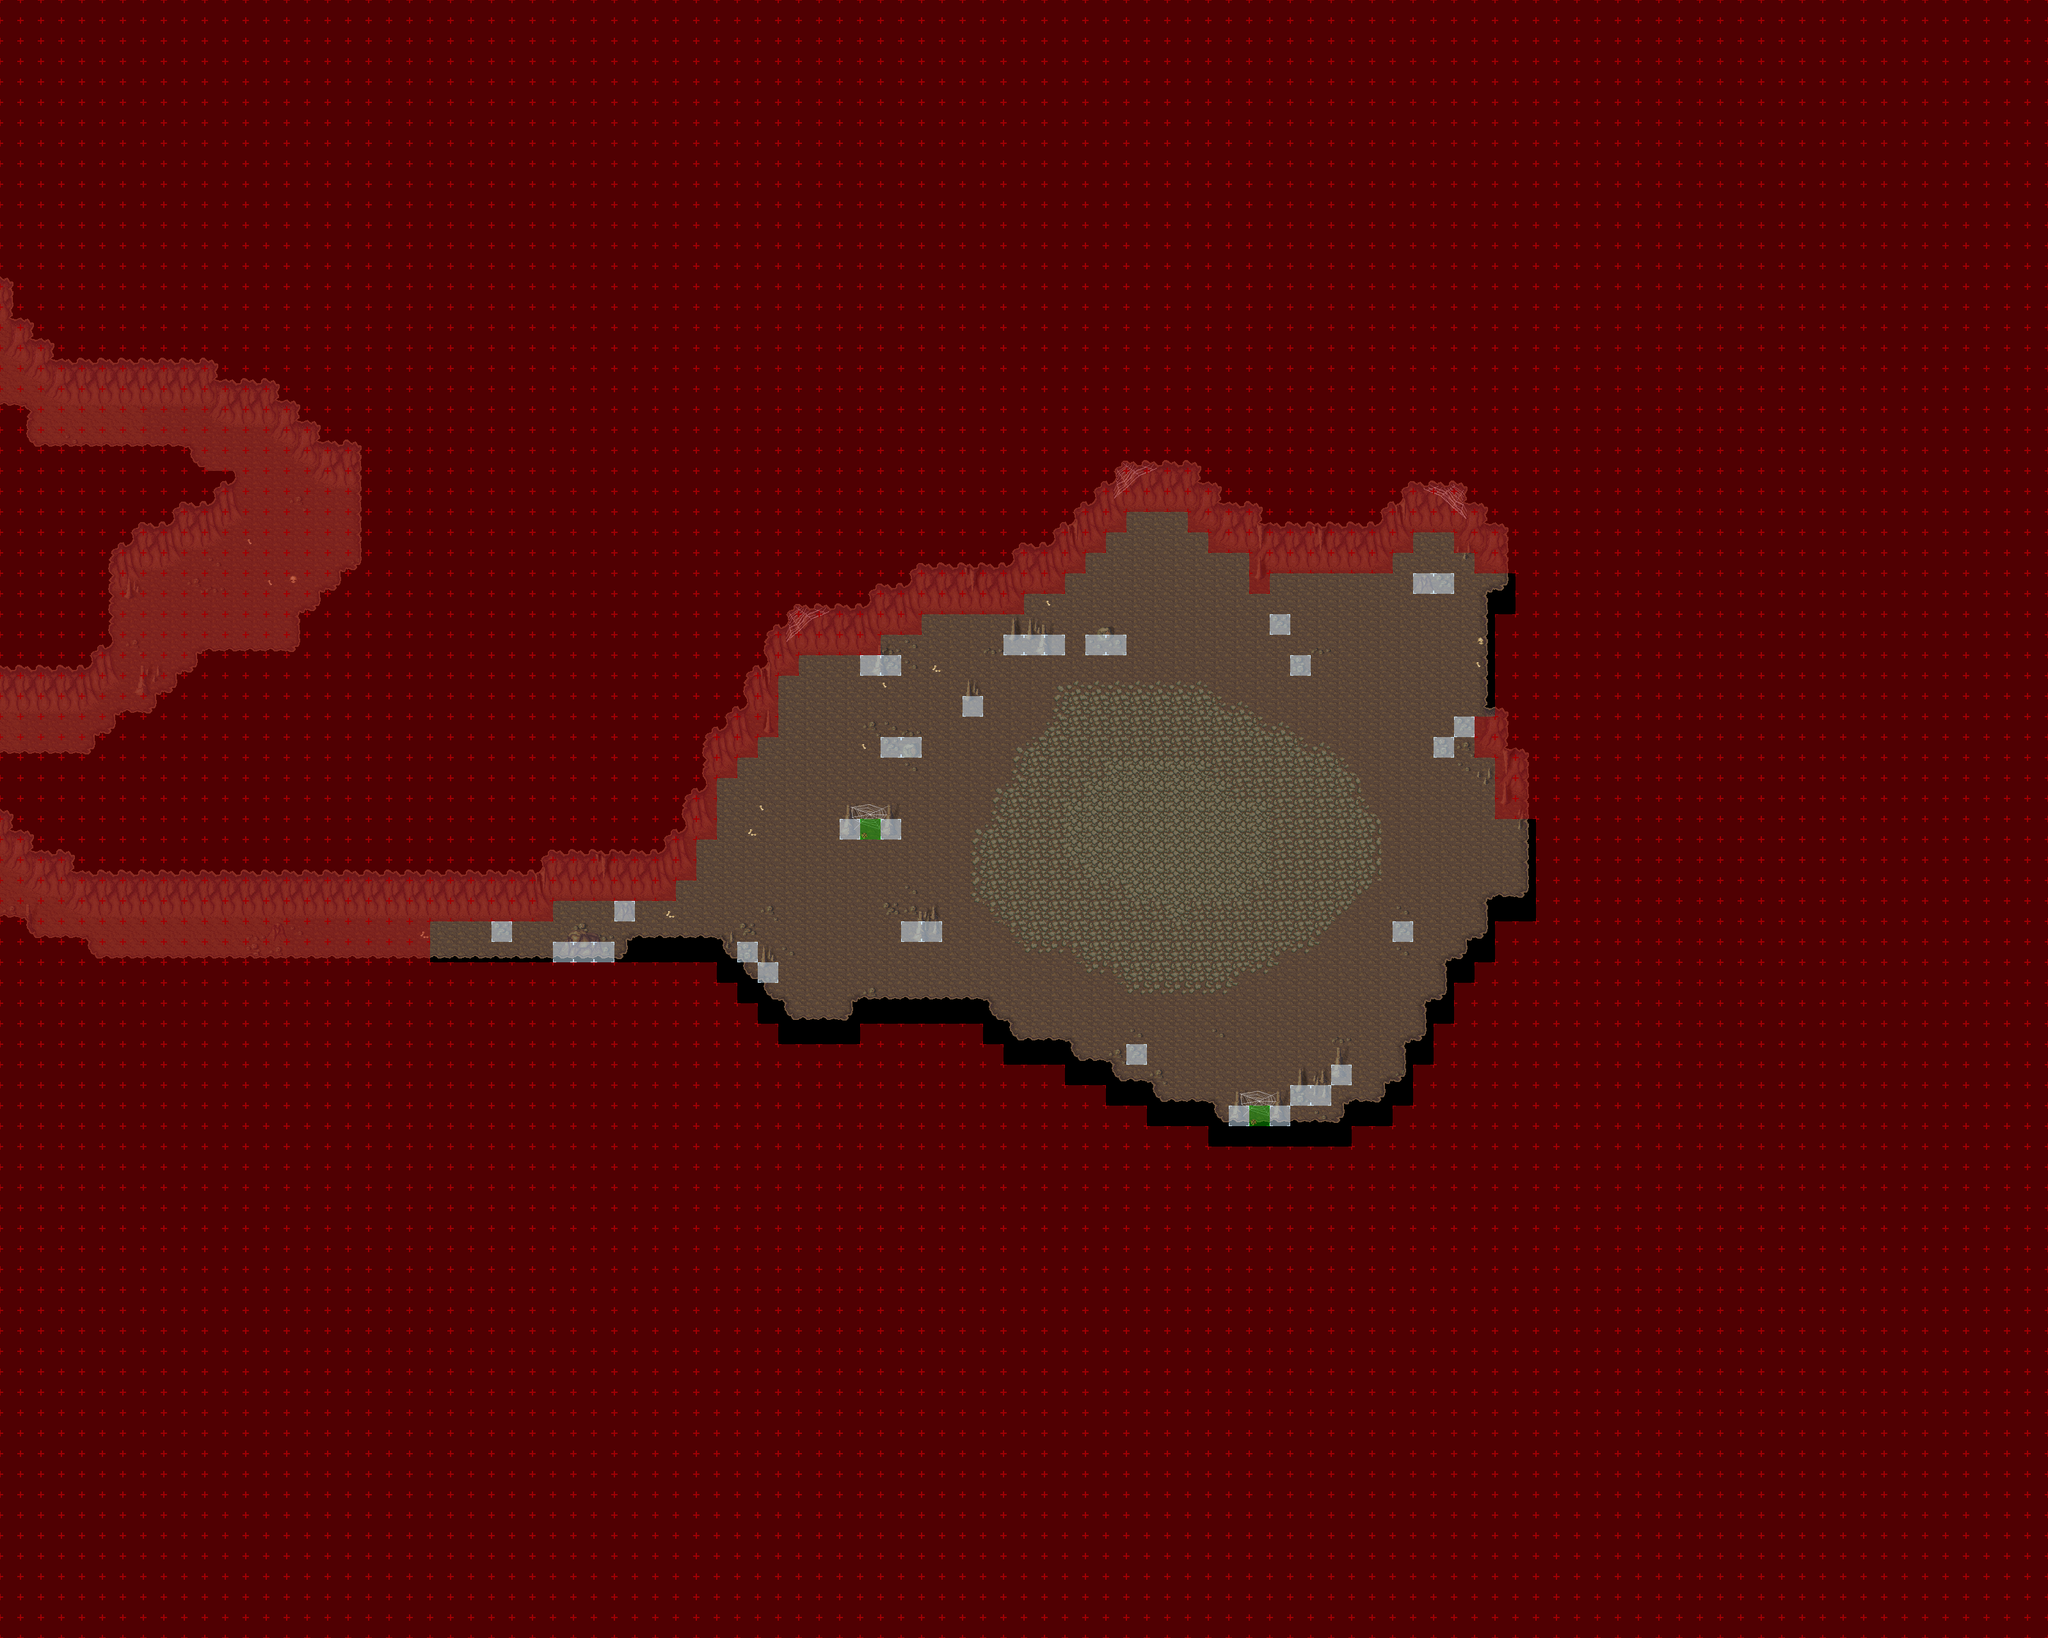

Below is a game level as drawn by its tile map, then a one-line description and the .tmx that defines it (tile-layer data replaced by summaries):
An orthogonal 100x80 tile map with 32x32 px tiles, 7 tile layers (Ground, Ground 2, Ground 3, Fringe, ...), 1 hidden layer not drawn, 8 tilesets and 11 objects (4x fixme, 4x spawn, 2x function, warp).

<map version="1.11" tiledversion="1.11.2" orientation="orthogonal" renderorder="right-down" width="100" height="80" tilewidth="32" tileheight="32" infinite="0" nextlayerid="15" nextobjectid="17">
 <properties>
  <property name="background0image" value="graphics/images/spit23loginwallpaper_800x600.png" />
  <property name="license" value="CC BY-SA 4.0" />
  <property name="manaplus version" value="2" />
  <property name="minimap" value="graphics/minimaps/025-2-3.png" />
  <property name="music" value="eric matyas - surreal place.ogg" />
  <property name="name" value="Pinkie Cave" />
  <property name="overlay0image" value="graphics/images/ambient/spot.png" />
  <property name="overlay0keepratio" value="true" />
  <property name="overlay0mask" value="2" />
  <property name="overlay1image" value="graphics/images/ambient/spot2.png" />
  <property name="overlay1keepratio" value="true" />
  <property name="overlay1mask" value="4" />
  <property name="overlay2image" value="graphics/images/ambient/spot3.png" />
  <property name="overlay2keepratio" value="true" />
  <property name="overlay2mask" value="8" />
 </properties>
 <tileset firstgid="1" name="hurns-cave" tilewidth="32" tileheight="32" tilecount="256" columns="16">
  <image source="../graphics/tilesets/evol/hurns-cave.png" width="512" height="512" />
 </tileset>
 <tileset firstgid="257" name="collision" tilewidth="32" tileheight="32" tilecount="9" columns="3">
  <image source="../graphics/tilesets/collision.png" width="96" height="96" />
 </tileset>
 <tileset firstgid="266" name="hurns-cave-accessory" tilewidth="32" tileheight="32" tilecount="64" columns="8">
  <image source="../graphics/tilesets/evol/hurns-cave-accessory.png" width="256" height="256" />
 </tileset>
 <tileset firstgid="330" name="dark-tileset-accessory" tilewidth="32" tileheight="32" tilecount="60" columns="15">
  <image source="../graphics/tilesets/evol/dark-tileset-accessory.png" width="480" height="128" />
  <tile id="0">
   <animation>
    <frame tileid="27" duration="150" />
    <frame tileid="28" duration="150" />
    <frame tileid="29" duration="150" />
   </animation>
  </tile>
  <tile id="12">
   <animation>
    <frame tileid="12" duration="150" />
    <frame tileid="13" duration="150" />
    <frame tileid="14" duration="150" />
   </animation>
  </tile>
  <tile id="24">
   <animation>
    <frame tileid="24" duration="100" />
    <frame tileid="25" duration="100" />
    <frame tileid="26" duration="100" />
   </animation>
  </tile>
  <tile id="27">
   <animation>
    <frame tileid="27" duration="100" />
    <frame tileid="28" duration="100" />
    <frame tileid="29" duration="100" />
    <frame tileid="28" duration="100" />
   </animation>
  </tile>
 </tileset>
 <tileset firstgid="390" name="hurns-cave-accessory-x1x2" tilewidth="32" tileheight="64" tilecount="42" columns="14">
  <image source="../graphics/tilesets/evol/hurns-cave-accessory-x1x2.png" width="448" height="192" />
  <tile id="30">
   <animation>
    <frame tileid="30" duration="200" />
    <frame tileid="32" duration="200" />
    <frame tileid="34" duration="200" />
    <frame tileid="32" duration="200" />
   </animation>
  </tile>
  <tile id="31">
   <animation>
    <frame tileid="31" duration="200" />
    <frame tileid="33" duration="200" />
    <frame tileid="35" duration="200" />
    <frame tileid="33" duration="200" />
   </animation>
  </tile>
 </tileset>
 <tileset firstgid="432" name="hurns-cave-accessory-x1x3" tilewidth="32" tileheight="96" tilecount="63" columns="21">
  <image source="../graphics/tilesets/evol/hurns-cave-accessory-x1x3.png" width="672" height="288" />
 </tileset>
 <tileset firstgid="495" name="hurns-ground" tilewidth="32" tileheight="32" tilecount="256" columns="16">
  <image source="../graphics/tilesets/evol/hurns-ground.png" width="512" height="512" />
 </tileset>
 <tileset firstgid="751" source="../graphics/tilesets/collision.tsx" />
 <layer id="2" name="Ground" width="100" height="80">
  <data>[8000 cells, 8000 non-empty, 10 distinct tile ids]</data>
 </layer>
 <layer id="7" name="Ground 2" width="100" height="80">
  <data>[8000 cells, 367 non-empty, 30 distinct tile ids]</data>
 </layer>
 <layer id="10" name="Ground 3" width="100" height="80">
  <data>[8000 cells, 20 non-empty, 6 distinct tile ids]</data>
 </layer>
 <layer id="9" name="Fringe" width="100" height="80">
  <data>[8000 cells, 31 non-empty, 16 distinct tile ids]</data>
 </layer>
 <layer id="8" name="Over" width="100" height="80">
  <data>[8000 cells, 6897 non-empty, 13 distinct tile ids]</data>
 </layer>
 <layer id="11" name="Over 2" width="100" height="80">
  <data>[8000 cells, 18 non-empty, 9 distinct tile ids]</data>
 </layer>
 <layer id="3" name="Collision" width="100" height="80">
  <data>[8000 cells, 7105 non-empty, 3 distinct tile ids]</data>
 </layer>
 <layer id="4" name="Heights" width="100" height="80" visible="0">
  <data>[8000 cells, 0 non-empty, 0 distinct tile ids]</data>
 </layer>
 <objectgroup id="6" name="Objects" visible="0">
  <object id="1" name="Margin" type="fixme" x="2528" y="0" width="672" height="672">
   <properties>
    <property name="ignore" value="this" />
   </properties>
  </object>
  <object id="2" name="Margin" type="fixme" x="2528" y="1888" width="672" height="672">
   <properties>
    <property name="ignore" value="this" />
   </properties>
  </object>
  <object id="3" name="Margin" type="fixme" x="0" y="1888" width="672" height="672">
   <properties>
    <property name="ignore" value="this" />
   </properties>
  </object>
  <object id="4" name="Margin" type="fixme" x="0" y="0" width="672" height="672">
   <properties>
    <property name="ignore" value="this" />
   </properties>
  </object>
  <object id="5" name="To Ancient Cave" type="warp" x="672" y="1440" width="32" height="64">
   <properties>
    <property name="dest_map" value="025-2-2" />
    <property name="dest_x" value="67" />
    <property name="dest_y" value="61" />
   </properties>
  </object>
  <object id="6" name="Pinkie" type="spawn" x="1344" y="800" width="896" height="928">
   <properties>
    <property name="death" value="8000" />
    <property name="max_beings" value="14" />
    <property name="monster_id" value="1132" />
    <property name="spawn" value="40000" />
   </properties>
  </object>
  <object id="7" name="Pinkie Suseran" type="spawn" x="1248" y="928" width="1024" height="800">
   <properties>
    <property name="death" value="8000" />
    <property name="max_beings" value="10" />
    <property name="monster_id" value="1419" />
    <property name="spawn" value="4000" />
   </properties>
  </object>
  <object id="8" name="Pinkie Maximus" type="spawn" x="1248" y="992" width="1152" height="704">
   <properties>
    <property name="death" value="2500" />
    <property name="max_beings" value="9" />
    <property name="monster_id" value="1249" />
    <property name="spawn" value="20000" />
   </properties>
  </object>
  <object id="9" name="Cave Maggot" type="spawn" x="704" y="1088" width="1696" height="448">
   <properties>
    <property name="death" value="20000" />
    <property name="max_beings" value="9" />
    <property name="monster_id" value="1027" />
    <property name="spawn" value="2000" />
   </properties>
  </object>
 </objectgroup>
 <objectgroup id="14" name="npc" visible="0">
  <object id="14" name="Cobweb Trap" type="function" x="1952" y="1728" width="32" height="32">
   <properties>
    <property name="callfunc" value="CobwebTrap" />
    <property name="doevent" value="" />
   </properties>
  </object>
  <object id="16" name="Cobweb Trap" type="function" x="1344" y="1280" width="32" height="32">
   <properties>
    <property name="callfunc" value="CobwebTrap" />
    <property name="doevent" value="" />
   </properties>
  </object>
 </objectgroup>
</map>
